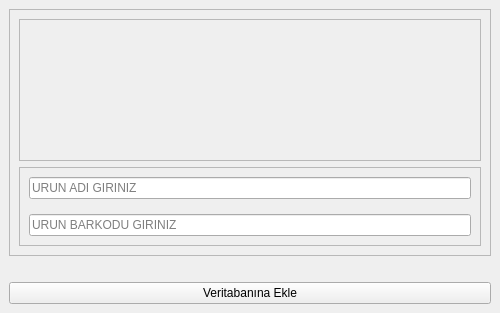
<?xml version="1.0" encoding="UTF-8"?>
<ui version="4.0">
 <class>MainWindow</class>
 <widget class="QMainWindow" name="MainWindow">
  <property name="windowModality">
   <enum>Qt::WindowModality::NonModal</enum>
  </property>
  <property name="geometry">
   <rect>
    <x>0</x>
    <y>0</y>
    <width>500</width>
    <height>313</height>
   </rect>
  </property>
  <property name="maximumSize">
   <size>
    <width>500</width>
    <height>313</height>
   </size>
  </property>
  <property name="windowTitle">
   <string>MainWindow</string>
  </property>
  <property name="layoutDirection">
   <enum>Qt::LayoutDirection::LeftToRight</enum>
  </property>
  <widget class="QWidget" name="centralwidget">
   <layout class="QVBoxLayout" name="verticalLayout">
    <item>
     <widget class="QFrame" name="frame">
      <property name="frameShape">
       <enum>QFrame::Shape::StyledPanel</enum>
      </property>
      <property name="frameShadow">
       <enum>QFrame::Shadow::Raised</enum>
      </property>
      <layout class="QVBoxLayout" name="verticalLayout_4">
       <item>
        <widget class="QFrame" name="frame_2">
         <property name="frameShape">
          <enum>QFrame::Shape::StyledPanel</enum>
         </property>
         <property name="frameShadow">
          <enum>QFrame::Shadow::Raised</enum>
         </property>
         <layout class="QVBoxLayout" name="verticalLayout_2">
          <item>
           <widget class="QLabel" name="label">
            <property name="text">
             <string/>
            </property>
            <property name="pixmap">
             <pixmap resource="resources/resource.qrc">:/main/main_screen_text.png</pixmap>
            </property>
            <property name="alignment">
             <set>Qt::AlignmentFlag::AlignCenter</set>
            </property>
           </widget>
          </item>
          <item>
           <widget class="QLabel" name="label_2">
            <property name="text">
             <string/>
            </property>
            <property name="pixmap">
             <pixmap resource="resources/resource.qrc">:/main/db.png</pixmap>
            </property>
            <property name="alignment">
             <set>Qt::AlignmentFlag::AlignCenter</set>
            </property>
           </widget>
          </item>
          <item>
           <spacer name="verticalSpacer">
            <property name="orientation">
             <enum>Qt::Orientation::Vertical</enum>
            </property>
            <property name="sizeHint" stdset="0">
             <size>
              <width>0</width>
              <height>40</height>
             </size>
            </property>
           </spacer>
          </item>
         </layout>
        </widget>
       </item>
       <item>
        <widget class="QFrame" name="frame_3">
         <property name="frameShape">
          <enum>QFrame::Shape::StyledPanel</enum>
         </property>
         <property name="frameShadow">
          <enum>QFrame::Shadow::Raised</enum>
         </property>
         <layout class="QVBoxLayout" name="verticalLayout_3">
          <property name="spacing">
           <number>15</number>
          </property>
          <item>
           <widget class="QLineEdit" name="item_name">
            <property name="text">
             <string/>
            </property>
            <property name="maxLength">
             <number>35</number>
            </property>
            <property name="placeholderText">
             <string>URUN ADI GIRINIZ</string>
            </property>
           </widget>
          </item>
          <item>
           <widget class="QLineEdit" name="item_barcode">
            <property name="text">
             <string/>
            </property>
            <property name="maxLength">
             <number>20</number>
            </property>
            <property name="placeholderText">
             <string>URUN BARKODU GIRINIZ</string>
            </property>
           </widget>
          </item>
         </layout>
        </widget>
       </item>
      </layout>
     </widget>
    </item>
    <item>
     <widget class="QLabel" name="brcode_type">
      <property name="text">
       <string/>
      </property>
      <property name="alignment">
       <set>Qt::AlignmentFlag::AlignCenter</set>
      </property>
     </widget>
    </item>
    <item>
     <widget class="QPushButton" name="add_button">
      <property name="text">
       <string>Veritabanına Ekle</string>
      </property>
     </widget>
    </item>
   </layout>
  </widget>
 </widget>
 <resources>
  <include location="resources/resource.qrc"/>
 </resources>
 <connections/>
</ui>
